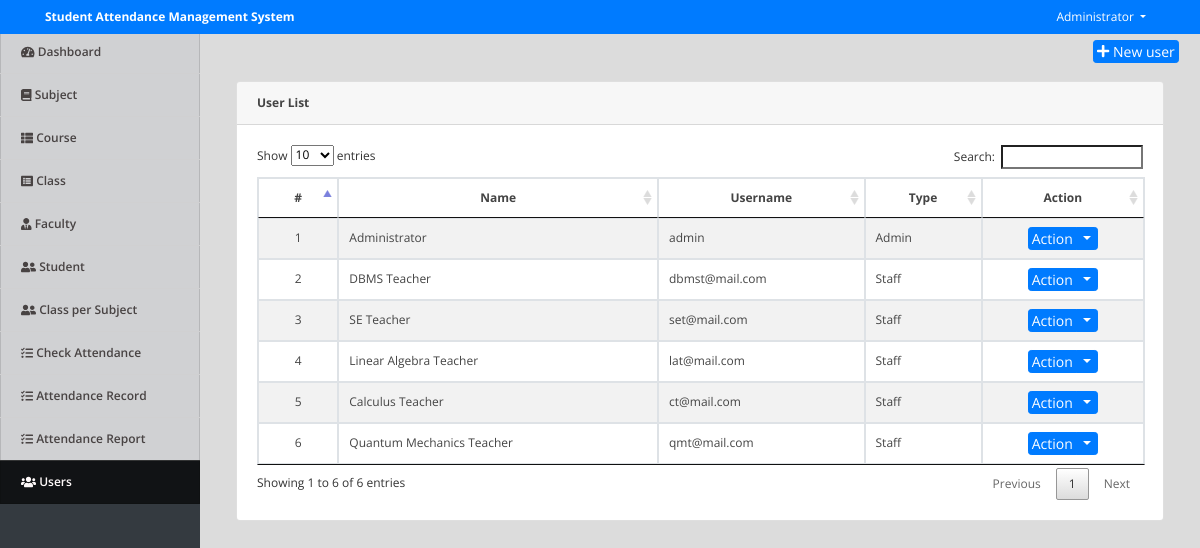
The app's page /index.php?page=users (signed in) with its own data.
### tables this page shows
CREATE TABLE IF NOT EXISTS `users` (
  `id` int NOT NULL AUTO_INCREMENT,
  `name` text NOT NULL,
  `username` varchar(200) NOT NULL,
  `password` text NOT NULL,
  `type` tinyint(1) NOT NULL DEFAULT '2',
  `faculty_id` int NOT NULL COMMENT 'for faculty user only',
  PRIMARY KEY (`id`)
);

### users.php (the view, shortened to what this page needs)
<div class="container-fluid">
	<div class="row">
	<div class="col-lg-12">
			<button class="btn btn-primary float-right btn-sm" id="new_user"><i class="fa fa-plus"></i> New user</button>
	</div>
	</div>
	<br>
	<div class="col-lg-12">
		<div class="card ">
			<div class="card-header"><b>User List</b></div>
			<div class="card-body">
				<table class="table-striped table-bordered">
			<thead>
				<tr>
					<th class="text-center">#</th>
					<th class="text-center">Name</th>
					<th class="text-center">Username</th>
					<th class="text-center">Type</th>
					<th class="text-center">Action</th>
				</tr>
			</thead>
			<tbody>
				<?php
 					include 'db_connect.php';
 					$type = array("","Admin","Alumnus/Alumna","Staff");
 					$users = $conn->query("SELECT * FROM users order by id asc");
 					$i = 1;
 					while($row= $users->fetch_assoc()):
				 ?>
				 <tr>
				 	<td class="text-center">
				 		<?php echo $i++ ?>
				 	</td>
				 	<td>
				 		<?php echo ucwords($row['name']) ?>
				 	</td>
				 	<td>
				 		<?php echo $row['username'] ?>
				 	</td>
				 	<td>
				 		<?php echo $type[$row['type']] ?>
				 	</td>
				 	<td>
				 		<center>
							<div class="btn-group">
							  <button type="button" class="btn btn-primary btn-sm">Action</button>
							  <button type="button" class="btn btn-primary btn-sm dropdown-toggle dropdown-toggle-split" data-toggle="dropdown" aria-haspopup="true" aria-expanded="false">
							  </button>
							</div>
						</center>
				 	</td>
				 </tr>
				<?php endwhile; ?>
			</tbody>
		</table>
			</div>
		</div>
	</div>
</div>

### assets/css/style.css (style rules this page uses)
body { font-family: "Open Sans", sans-serif; color: #444444; width: 100%; height: calc(100%); font-size: 12px; }
.btn-sm { padding: .0001rem .2rem; }

### index.php (style rules this page uses)
body { background: #80808045; }

### records on screen
users: name "Administrator", username "admin", type "Admin"
users: name "DBMS Teacher", username "dbmst@mail.com", type "Staff"
users: name "SE Teacher", username "set@mail.com", type "Staff"
users: name "Linear Algebra Teacher", username "lat@mail.com", type "Staff"
users: name "Calculus Teacher", username "ct@mail.com", type "Staff"
users: name "Quantum Mechanics Teacher", username "qmt@mail.com", type "Staff"

### other values on screen
$_SESSION['system']['name'] "Student Attendance Management System"
$_SESSION['login_name'] "Administrator"
